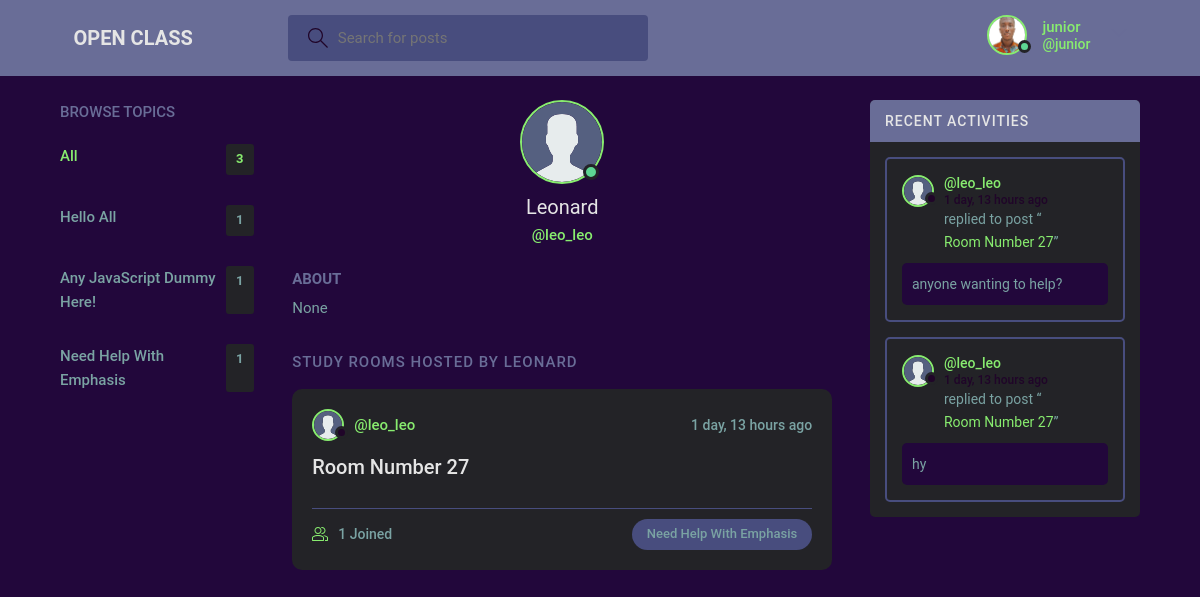
The page /profile/9/ (signed in) on the database as committed earlier.
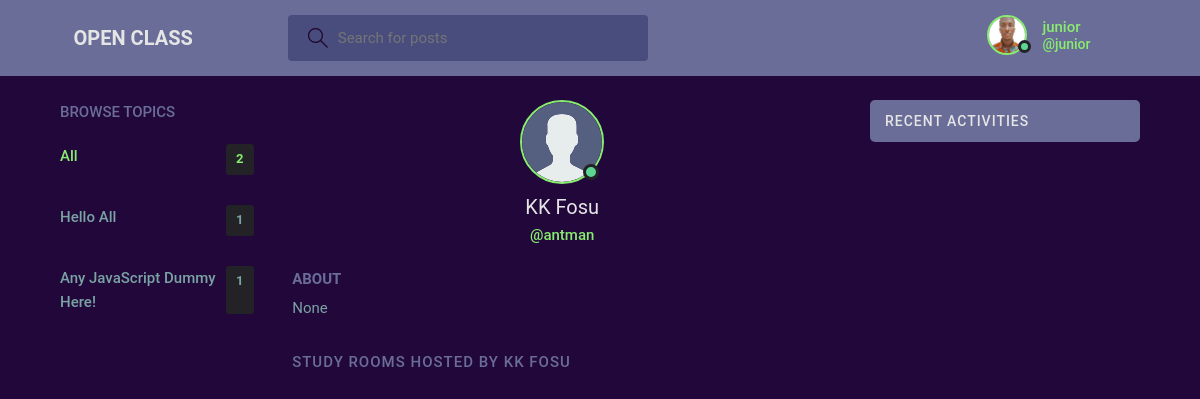
The same page on the database as committed later.
### base/models.py (models this page shows, shortened)
class User(AbstractUser):
    name = models.CharField(max_length=200, null=True)
    email = models.EmailField(unique=True, null=True)
    bio = models.TextField(null=True)
    avatar = models.ImageField(null=True, default="avatar.svg")
    USERNAME_FIELD = 'username'
    REQUIRED_FIELDS = []

class Topic(models.Model):
    name = models.CharField(max_length=200)

class Room(models.Model):
    host = models.ForeignKey(User, on_delete=models.SET_NULL, null=True)
    topic = models.ForeignKey(Topic, on_delete=models.SET_NULL, null=True)
    name = models.CharField(max_length=200)
    description = models.TextField(null=True, blank=True)
    participants = models.ManyToManyField(
        User, related_name='participants', blank=True)
    updated = models.DateTimeField(auto_now=True)
    created = models.DateTimeField(auto_now_add=True)
    class Meta:
        ordering = ['-updated', '-created']
    def __str__(self):
        return self.name

class Message(models.Model):
    user = models.ForeignKey(User, on_delete=models.CASCADE)
    room = models.ForeignKey(Room, on_delete=models.CASCADE)
    body = models.TextField()
    updated = models.DateTimeField(auto_now=True)
    created = models.DateTimeField(auto_now_add=True)
    class Meta:
        ordering = ['-updated', '-created']

### base/views.py (the view)
# urls.py: path('profile/<str:pk>/', views.userProfile, name="user-profile"),
@login_required(login_url='login')
def userProfile(request, pk):
    user = User.objects.get(id=pk)
    rooms = user.room_set.all()
    room_messages = user.message_set.all()
    topics = Topic.objects.all()
    context = {'user': user, 'rooms': rooms,
               'room_messages': room_messages, 'topics': topics}
    return render(request, 'base/profile.html', context)

### base/templates/base/profile.html (shortened to what this page needs)
{% extends 'main.html' %}
{% block content %}
{% include 'navbar.html' %}
<main class="profile-page layout layout--3">
  <div class="container">
    {% include 'base/topics_component.html' %}
    <div class="roomList">
      <div class="profile">
        <div class="profile__avatar">
          <div class="avatar avatar--large active">
            <img src="{{user.avatar.url}}" />
          </div>
        </div>
        <div class="profile__info">
          <h3>{{user.name}}</h3>
          <p>@{{user.username}}</p>
        </div>
        <div class="profile__about">
          <h3>About</h3>
          <p>
            {{user.bio}}
          </p>
        </div>
      </div>
      <div class="roomList__header">
        <div>
          <h2>Study Rooms Hosted by {{user.name}}</a>
          </h2>
        </div>
      </div>
      {% include 'base/feed_component.html' %}
    </div>
    {% include 'base/activity_component.html' %}
  </div>
</main>
{% endblock content %}

### templates/main.html (shortened to what this page needs)
<!DOCTYPE html>
{% load static %}
<html lang="en">
<head>
    <link rel="stylesheet" href="{% static 'styles/style.css' %}" />
</head>
<body>
    {% block content %}
    {% endblock %}
</body>
</html>

### templates/navbar.html (shortened to what this page needs)
{% load static %}
<header class="header header--loggedIn">
    <div class="container">
        <a href="{% url 'home' %}" class="header__logo">
            <h1>OPEN CLASS</h1>
        </a>
        <form class="header__search" method="GET" action="{% url 'home' %}">
            <label>
                <input name="q" placeholder="Search for posts" />
            </label>
        </form>
        <nav class="header__menu">
            {% if request.user.is_authenticated %}
            <div class="header__user">
                <a href="{% url 'update-user' %}">
                    <div class="avatar avatar--medium active">
                        <img src="{{request.user.avatar.url}}" />
                    </div>
                    <p>{{request.user.username}} <span>@{{request.user.username}}</span></p>
                </a>
                <button class="dropdown-button">
                    <svg version="1.1" xmlns="http://www.w3.org/2000/svg" width="32" height="32" viewBox="0 0 32 32">
                        <title>chevron-down</title>
                        <path d="M16 21l-13-13h-3l16 16 16-16h-3l-13 13z"></path>
                    </svg>
                </button>
            </div>
            {% else %}
            <a href="{% url 'login' %}">
                <img src="{% static 'images/avatar.svg' %}" />
                <p>Login</p>
            </a>
            {% endif %}
        </nav>
    </div>
</header>

### base/templates/base/topics_component.html (shortened to what this page needs)
<div class="topics">
    <div class="topics__header">
        <h2>Browse Topics</h2>
    </div>
    {% if not topics.count %}
    <p class="topics__list"> 0 Topics Added !</p>
    {% else %}
    <ul class="topics__list">
        <li>
            <a href="{% url 'home' %}" class="active">All <span>{{topics.count}}</span></a>
        </li>
        {% for topic in topics %}
        <li>
            <a href="{% url 'home' %}?q={{topic.name}}">{{topic.name}}<span>{{topic.room_set.all.count}}</span></a>
        </li>
        {% endfor %}
    </ul>
    {% endif %}
</div>

### base/templates/base/feed_component.html (shortened to what this page needs)
{% for room in rooms %}
<div class="roomListRoom">
    <div class="roomListRoom__header">
        <a href="{% url 'user-profile' room.host.id %}" class="roomListRoom__author">
            <div class="avatar avatar--small">
                <img src="{{room.host.avatar.url}}" />
            </div>
            <span>@{{room.host.username}}</span>
        </a>
        <div class="roomListRoom__actions">
            <span>{{room.created|timesince}} ago</span>
        </div>
    </div>
    <div class="roomListRoom__content">
        <a href="{% url 'room' room.id %}">{{room.name}}</a>
    </div>
    <div class="roomListRoom__meta">
        <a href="{% url 'room' room.id %}" class="roomListRoom__joined">
            {{room.participants.all.count}} Joined
        </a>
        <p class="roomListRoom__topic">{{room.topic.name}}</p>
    </div>
</div>
{% endfor %}

### base/templates/base/activity_component.html (shortened to what this page needs)
<div class="activities">
    <div class="activities__header">
        <h2>Recent Activities</h2>
    </div>
    {% if messages_count == 0 %}
    <div class="activities__box">
        <p>No Activities Added !</p>
    </div>
    {% else %}
    {% for message in room_messages %}
    <div class="activities__box">
        <div class="activities__boxHeader roomListRoom__header">
            <a href="{% url 'user-profile' message.user.id %}" class="roomListRoom__author">
                <div class="avatar avatar--small">
                    <img src="{{message.user.avatar.url}}" />
                </div>
                <p>
                    @{{message.user.username}}
                    <span>{{message.created|timesince}} ago</span>
                </p>
            </a>
        </div>
        <div class="activities__boxContent">
            <p>replied to post “<a href="{% url 'room' message.room.id %}">{{message.room}}</a>”</p>
            <div class="activities__boxRoomContent">{{message.body}}</div>
        </div>
    </div>
    {% endfor %}
    {% endif %}
</div>

Rows that differ between the two databases and show on the page:
removed Topic: name "Need Help With Emphasis", room_set.all.count "1"
removed Room: host.avatar (placeholder picture), host.username "leo_leo", created "1 day, 13 hours", name "Room Number 27", participants.all.count "1", topic.name "Need Help With Emphasis"
removed Message: user.avatar (placeholder picture), user.username "leo_leo", room "Room Number 27", body "anyone wanting to help?"
removed Message: user.avatar (placeholder picture), user.username "leo_leo", room "Room Number 27", body "hy"
changed User "None": name "Leonard" → "KK Fosu"; username "leo_leo" → "antman"; name "LEONARD" → "KK FOSU"
Other text that changed with them:
{{ topics.count }}: "3" → "2"
